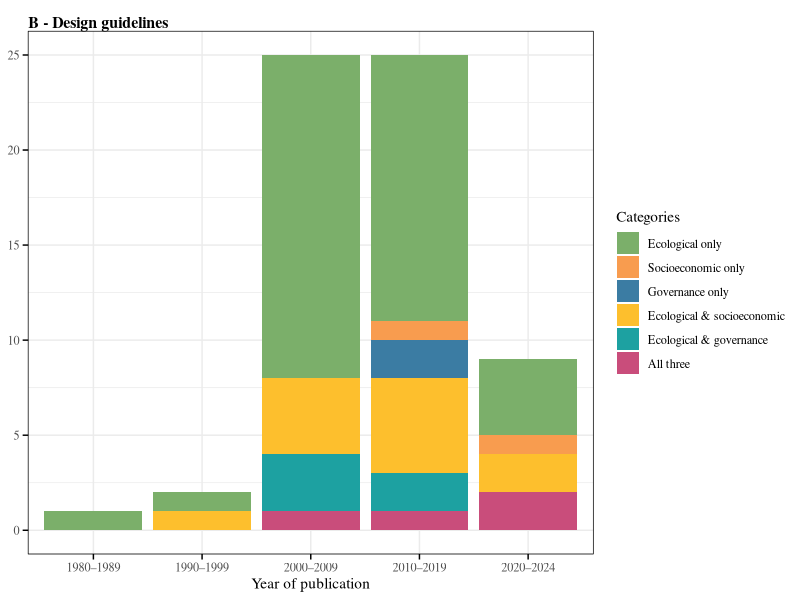
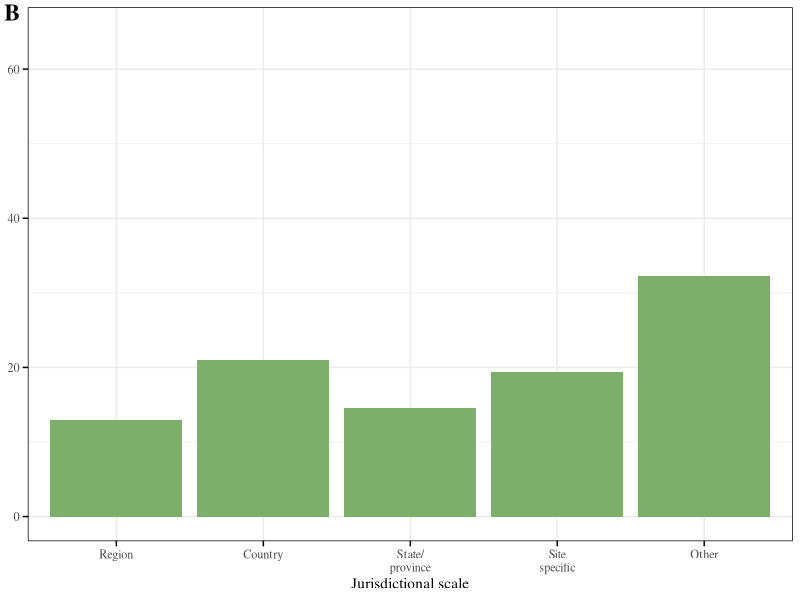
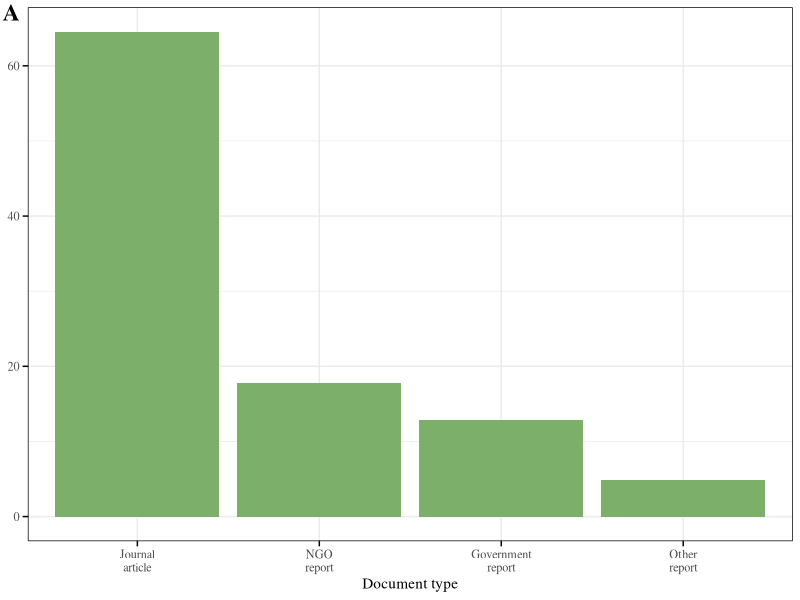
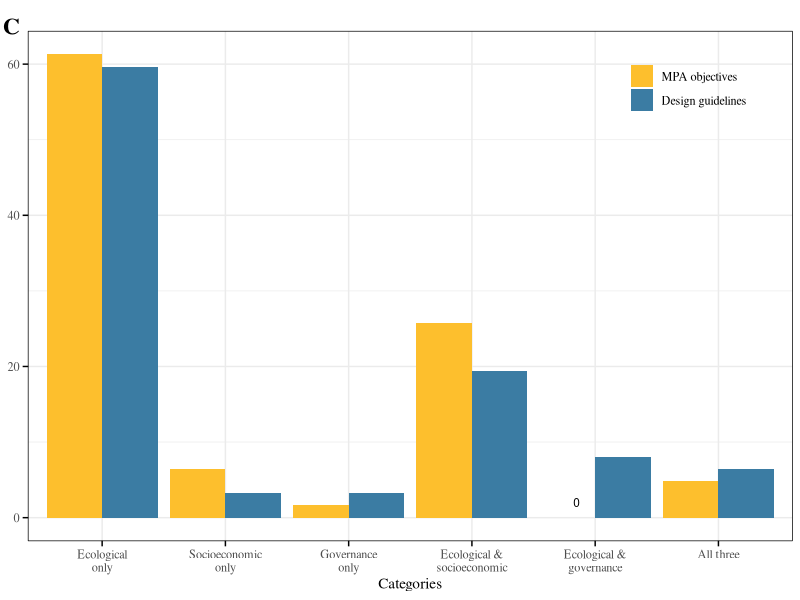
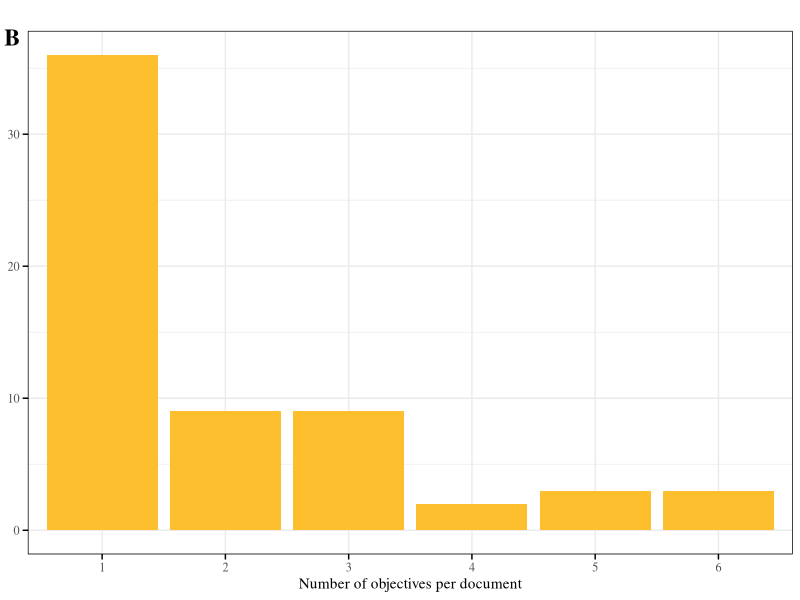
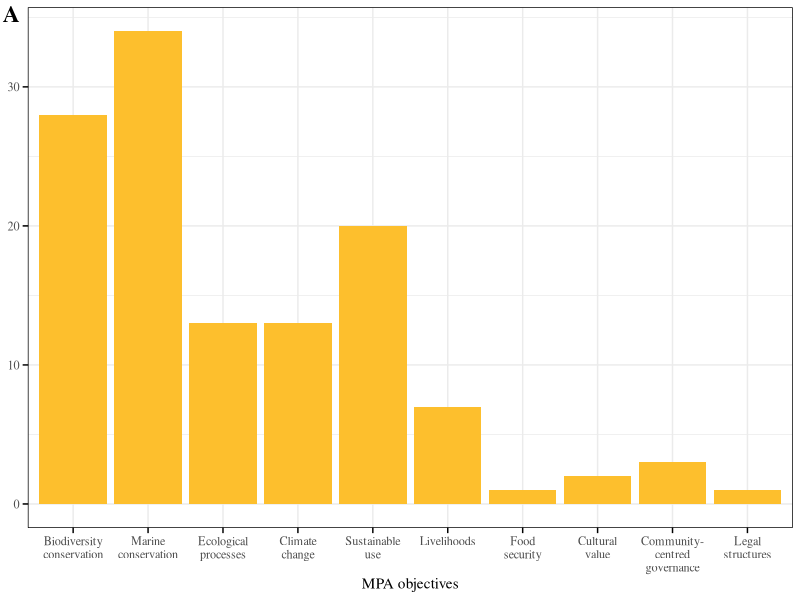
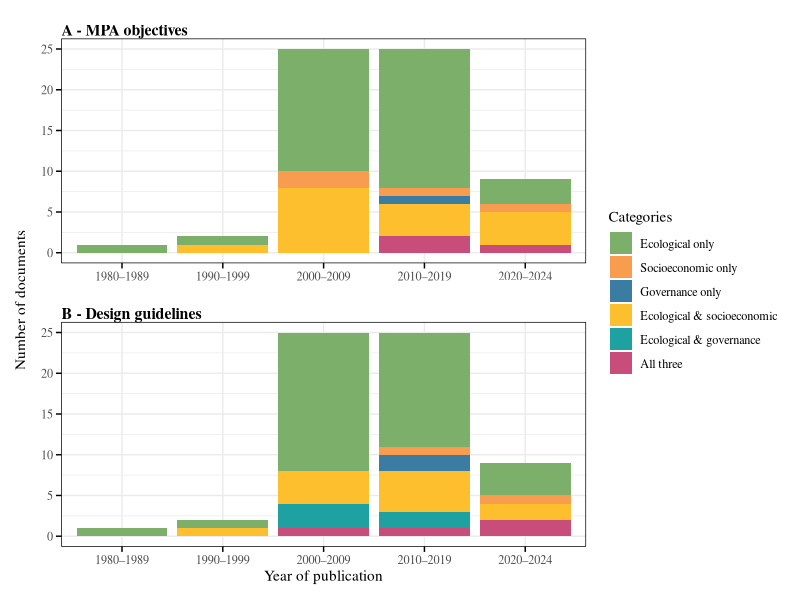
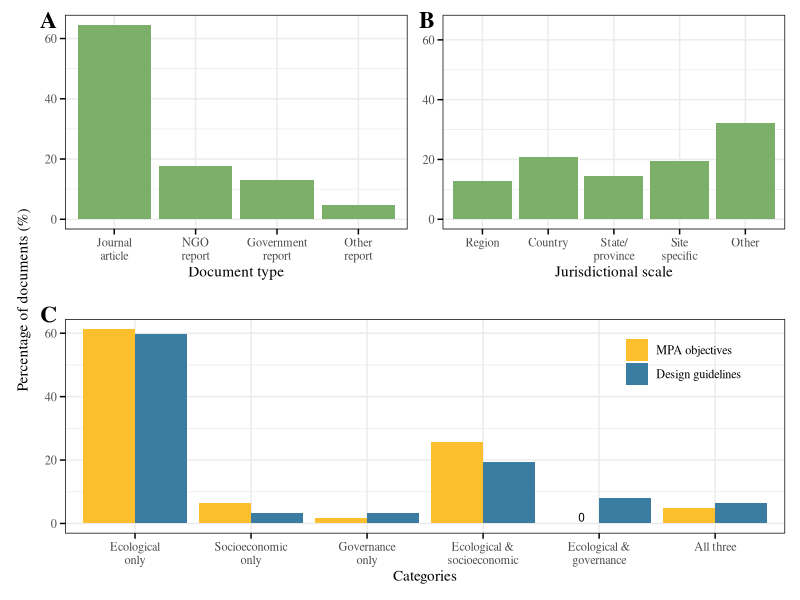

Recreate these plots in R, in order.
## ---- chunk 1
library(readr)
library(ggplot2)
library(grid)
library(dplyr)
library(tidyr)
library(forcats)
library(reshape2)
library(patchwork)
## ---- chunk 2
# dataset with documents profile
profile <- read_csv("../Data/profile.csv")
# dataset percentage for each category for both guidelines and MPA objectives
fig1 <- read_csv("../Data/figure1.csv")
# datasets with MPA objectives
objectives <- read_csv("../Data/objectives.csv")
## ---- chunk 3
# creating a dataset with only year, objectives and guidelines types
year <- profile |> 
  select(Paper_ID, Year_published, Objective_type, Guideline_type)
# setting levels for the objectives and guidelines categories
year <- year |>  
 mutate(Objective_type = factor(Objective_type, levels=c("Ecological only", "Socioeconomic only", "Governance only", "Ecological and socioeconomic", "All three")))
year <- year |> 
  mutate(Guideline_type= factor(Guideline_type, levels=c("Ecological only", "Socioeconomic only", "Governance only", "Ecological and socioeconomic", "Ecological and governance", "All three")),
      Decade = case_when(
      Year_published >= 1980 & Year_published <= 1989 ~ "1980–1989",
      Year_published >= 1990 & Year_published <= 1999 ~ "1990–1999",
      Year_published >= 2000 & Year_published <= 2009 ~ "2000–2009",
      Year_published >= 2010 & Year_published <= 2019 ~ "2010–2019",
      Year_published >= 2020 & Year_published <= 2024 ~ "2020–2024",
      TRUE ~ NA_character_),
      Decade = factor(Decade, levels = c("1980–1989", "1990–1999", "2000–2009", "2010–2019", "2020–2024")))
# Setting factor levels to ensure correct order in the plot
# plot the count by year of publication 
objects <- ggplot(year, aes(x=Decade, fill=Objective_type)) + 
  geom_bar(show.legend=FALSE) + 
  scale_fill_manual(values = c("Ecological only" = "#7BAF6A", "Socioeconomic only" = "#F89C4F", "Governance only" = "#3B7CA3", "Ecological and socioeconomic" = "#FDBF2D", "All three" = "#C94D7B")) +
  theme_minimal(base_family = "Times") + 
  coord_cartesian(clip = "off") +
  theme(
    axis.title = element_blank(),
    axis.ticks.y = element_line(color = "black"),              # y-axis major ticks in black
    axis.ticks.x = element_line(color = "black"),              # x-axis major ticks (keep if needed)
    axis.ticks.length = unit(4, "pt"),                         # make sure ticks are visible
    panel.border = element_rect(colour = "black", fill=NA, linewidth=0.25), # adds a border around the plot 
    plot.title = element_text(family = "Times", face = "bold", size = 12, hjust = 0)) + # aligns the title to the left
  labs(title= "") +
   annotate("text", x=-Inf, y=Inf, label="A - MPA objectives", hjust=0, vjust=-0.3, size=4, fontface="bold", family='serif')
# Rename the categories before plotting
year$Guideline_type <- recode(
  year$Guideline_type,
  "Ecological only" = "Ecological only",
  "Socioeconomic only" = "Socioeconomic only",
  "Governance only" = "Governance only",
  "Ecological and socioeconomic" = "Ecological & socioeconomic", 
  "Ecological and governance" = "Ecological & governance",
  "All three" = "All three")
#plotting percentage fo documents for each guideline categoriy
guides <- ggplot(year, aes(x=Decade, fill=Guideline_type)) + 
  geom_bar() +
  scale_fill_manual(
    name = "Categories",
    values = c("Ecological only" = "#7BAF6A", "Socioeconomic only" = "#F89C4F", "Governance only" = "#3B7CA3", "Ecological & socioeconomic" = "#FDBF2D", "Ecological & governance" ="#1DA1A1","All three" = "#C94D7B")) +
  theme_minimal(base_family = "Times") + 
  coord_cartesian(clip = "off") +
  theme(
    axis.title.y = element_blank(),
    axis.ticks.y = element_line(color = "black"),              # y-axis major ticks in black
    axis.ticks.x = element_line(color = "black"),              # x-axis major ticks (keep if needed)
    axis.ticks.length = unit(4, "pt"),                         # make sure ticks are visible
    panel.border = element_rect(colour = "black", fill=NA, linewidth=0.25), # adds a border around the plot 
    plot.title = element_text(family = "Times", face = "bold", size = 12, hjust = 0)) + # aligning title to the left
  labs(x = "Year of publication", 
       color = "Categories", 
       title = "") +
  annotate("text", x=-Inf, y=Inf, label="B - Design guidelines", hjust=0, vjust=-0.3, size=4, fontface="bold", family='serif')
guides

# Making a vertical annotation for the y axis 
# Create vertical text grob (rotated 90 degrees)
vertical_label <- textGrob(
  "Number of documents", 
  rot = 90, 
  gp = gpar(fontsize = 11, 
            fontfamily = "Times"))
# Wrap the grob as a patchwork element
label_panel <- wrap_elements(full = vertical_label)
# patchwork the plot
png("../Results/temporaltrend.png", width = 2000, height = 1600, res = 300) # save in png format
label_panel + objects/guides + plot_layout(guides = "collect") + plot_layout(widths = c(0.02, 1))
dev.off()
## ---- chunk 4
# creating a dataset with only scale and paper ID
jurisdiction <- profile |> 
  select(Paper_ID, Scale)
# setting levels for jurisdictional scales
jurisdiction <- jurisdiction |> 
  mutate(Scale = factor(Scale, levels = c("Region", "Country", "State/province",  "Location", "Other")))
jurisdiction$Scale <- jurisdiction$Scale |> 
  fct_recode(
    "Region" = "Region",
    "Country" = "Country",
    "State/\nprovince" = "State/province",
    "Site\nspecific" = "Location",
    "Other" = "Other"
  ) |> 
  fct_relevel(
    "Region",
    "Country",
    "State/\nprovince",
    "Site\nspecific", 
    "Other",
  )
# calculating the percentage for each category 
jurisdiction1 <- jurisdiction |> 
  group_by(Scale) |> 
  summarise(
    count = n(),
    percent = (n() /nrow(jurisdiction)) * 100)
# bar plot 
jurisdiction_plot <- 
  ggplot(jurisdiction1, aes(x=Scale, y=percent)) +
  geom_bar(stat = "identity",  position = "dodge", fill="#7BAF6A") +
  theme_minimal(base_family = "Times") + 
  coord_cartesian(clip = "off") +
  scale_y_continuous(limits = c(0, 65)) +
  theme(
    axis.title.y =element_blank(),
    axis.ticks.y = element_line(color = "black"),              # y-axis major ticks in black
    axis.ticks.x = element_line(color = "black"),              # x-axis major ticks (keep if needed)
    axis.ticks.length = unit(4, "pt"),                         # make sure ticks are visible
    panel.border = element_rect(colour = "black", fill=NA, linewidth=0.25)) + # adds a border around the plot 
  labs(x = "Jurisdictional scale") + 
  annotate("text", x=-Inf, y=Inf, label="B", hjust=1.5, vjust=0.8, size=6, fontface="bold", family='serif')
jurisdiction_plot
## ---- chunk 5
# creatign a dataset with only document type and paper ID
docu_type <- profile |> 
  select(Paper_ID, Document_type)
head(docu_type)
#setting levels for the documents levels
docu_type <- docu_type |> 
  mutate(Document_type = factor(Document_type, levels =c("Journal article", "NGO report", "Government report", "Other report")))
docu_type$Document_type <- docu_type$Document_type |> 
  fct_recode(
    "Journal\narticle" = "Journal article",
    "NGO\nreport" = "NGO report",
    "Government\nreport" = "Government report",
    "Other\nreport" = "Other report"
  ) |> 
  fct_relevel(
    "Journal\narticle",
    "NGO\nreport",
    "Government\nreport",
    "Other\nreport"
  )
#calculating the percentage for each document type
docu_type2 <- docu_type |> 
  group_by(Document_type) |> 
  summarise(
    count = n(),
    percent = (n() /nrow(docu_type)) * 100)
#View(docu_type)
# Bar plot
docu_type_plot <- ggplot(docu_type2, aes(x=Document_type, y=percent)) + # plotting the percentage for each document type
  geom_bar(stat = "identity", position = "dodge", fill="#7BAF6A") +
  guides(fill = guide_legend(title = NULL),
         x=guide_axis(minor.ticks= TRUE)) +
  theme_minimal(base_family = "Times") + 
  coord_cartesian(clip = "off") +
  theme(
    axis.title.y = element_blank(),
    axis.ticks.y = element_line(color = "black"),              # y-axis major ticks in black
    axis.ticks.x = element_line(color = "black"),              # x-axis major ticks
    axis.ticks.length = unit(4, "pt"),                         # make sure ticks are visible
    panel.border = element_rect(colour = "black", fill=NA, linewidth=0.25)) + # adds a border around the plot 
  labs(x = "Document type") + 
  annotate("text", x=-Inf, y=Inf, label="A", hjust=1.5, vjust=0.8, size=6, fontface="bold", family='serif')
docu_type_plot
## ---- chunk 6
# Convert to long format for ggplot
fig1 <- fig1|>
  mutate(Category = (levels = c(
    "Ecological only",
    "Socioeconomic only",
    "Governance only",
    "Ecological & socioeconomic",
    "Ecological & governance",
    "All three"
  )))
unique(fig1$Category)
fig1_long <- fig1 |> 
  pivot_longer(cols = c(`MPA objectives`, `Design guidelines`),
               names_to = "Variable",
               values_to = "Percentage")
# wrapping text
fig1_long$Category <- fig1_long$Category |> 
  fct_recode(
    "Ecological\nonly" = "Ecological only",
    "Socioeconomic\nonly" = "Socioeconomic only",
    "Governance\nonly" = "Governance only",
    "Ecological &\nsocioeconomic" = "Ecological & socioeconomic",
    "Ecological &\ngovernance" = "Ecological & governance",
    "All three" = "All three"
  ) |> 
  fct_relevel(
    "Ecological\nonly",
    "Socioeconomic\nonly",
    "Governance\nonly",
    "Ecological &\nsocioeconomic",
    "Ecological &\ngovernance",
    "All three"
  )
#re-ordering variable to make sure that MPA objectives are plotted first
fig1_long$Variable <- factor(fig1_long$Variable, levels = c("MPA objectives", "Design guidelines"))
# Plotting % of records by category and variable
categories <- 
  ggplot(fig1_long, aes(x = Category, y = Percentage, fill = Variable)) +
  geom_bar(stat = "identity", position = "dodge") +
  scale_fill_manual(values = c("MPA objectives" = "#FDBF2D", "Design guidelines" = "#3B7CA3")) +
  guides(fill = guide_legend(title = NULL), 
         x=guide_axis(minor.ticks= TRUE)) +
  labs(x = "Categories", 
       #y = "Percentage of documents (%)", # presentation figure
       title = "  " ) +
  coord_cartesian(clip = "off") +
  #scale_y_continuous(breaks = seq(0, 100, by = 10), minor_breaks = NULL) +
  theme_minimal(base_family = "Times") +
  theme(axis.text.x = element_text(), 
        axis.title.y = element_blank(),
        legend.position = c(0.95, 0.95),        # x, y coordinates (from bottom-left)
        legend.justification = c("right", "top"), # anchor point of the legend box
        legend.background = element_rect(fill = "transparent", color = NA), # making the legend background transparent
        axis.ticks.y = element_line(color = "black"),              # y-axis major ticks in black
        axis.ticks.x = element_line(color = "black"),              # x-axis major ticks (keep if needed)
        axis.ticks.length = unit(4, "pt"),                         # make sure ticks are visible
        panel.border = element_rect(colour = "black", fill=NA, linewidth=0.25)) + # adds a border around the plot 
  annotate("text", x=-Inf, y=Inf, label="C", hjust=1.5, vjust=0.2, size=6, fontface="bold", family='serif') +
  annotate("text", x = 4.85, y = 2, label = "0", size = 3)
#png("../Results/presentation.figure.png", width = 2600, height = 1600, res = 300)
categories
#dev.off()
## ---- chunk 7
# setting up a shared y-axis label
vertical_label1 <- textGrob(
  "Percentage of documents (%)", 
  rot = 90, 
  gp = gpar(fontsize = 11, 
            fontfamily = "Times"))
# Wrap the grob as a patchwork element
label_panel1 <- wrap_elements(full = vertical_label1)
png("../Results/figure1.png", width = 2200, height = 2000, res = 300) # save in png format
label_panel1 + (docu_type_plot + jurisdiction_plot)/categories + plot_layout(widths = c(0.02, 1))
dev.off
## ---- chunk 8
# filtering the data
juris_cat <- profile |> 
  select(Paper_ID, Scale, Guideline_type, Objective_type)
# setting levels for the jurisdictional scales 
juris_cat <- juris_cat |> 
  mutate(Scale = factor(Scale, levels = c("Region", "Country", "State/province",  "Location", "Other")))
juris_cat$Scale <- juris_cat$Scale |> 
  fct_recode(
    "Region" = "Region",
    "Country" = "Country",
    "State/\nprovince" = "State/province",
    "Site\nspecific" = "Location",
    "Other" = "Other"
  ) |> 
  fct_relevel(
    "Region",
    "Country",
    "State/\nprovince",
    "Site\nspecific", 
    "Other",
  )
# preapring the data <- setting levels for guidelines categories
juris_cat1 <- juris_cat |> 
  mutate(Guideline_type = factor(Guideline_type, levels = c("Ecological only", "Socioeconomic only", "Governance only", "Ecological and socioeconomic", "Ecological and governance", "All three")))
# recoding categories names to look neater
juris_cat1$Guideline_type <- recode(
  juris_cat1$Guideline_type,
  "Ecological only" = "Ecological only",
  "Socioeconomic only" = "Socioeconomic only",
  "Governance only" = "Governance only",
  "Ecological and socioeconomic" = "Ecological & socioeconomic", 
  "Ecological and governance" = "Ecological & governance",
  "All three" = "All three")

# plot for different jurisdictional scales color coded by guidelines categories
juris_guide <- ggplot(juris_cat1, aes(x = Scale, fill = Guideline_type)) +
  geom_bar() +
  scale_fill_manual(
    name = "Categories",
    values = c("Ecological only" = "#7BAF6A", "Socioeconomic only" = "#F89C4F", "Governance only" = "#3B7CA3", "Ecological & socioeconomic" = "#FDBF2D", "Ecological & governance" ="#1DA1A1","All three" = "#C94D7B")) +
  theme_minimal(base_family = "Times") + 
  coord_cartesian(clip = "off") +
  theme(
    axis.title.y = element_blank(),
    axis.ticks.y = element_line(color = "black"),              # y-axis major ticks in black
    axis.ticks.x = element_line(color = "black"),              # x-axis major ticks (keep if needed)
    axis.ticks.length = unit(4, "pt"),                         # make sure ticks are visible
    panel.border = element_rect(colour = "black", fill=NA, linewidth=0.25)) + # adds a border around the plot 
  labs(x = "Jurisdictional scale", 
       color = "Categories") + 
  annotate("text", x=-Inf, y=Inf, label="B - Design guidelines", hjust=0, vjust=-0.3, size=4, fontface="bold", family='serif')

# doing the same for objectives categories <- in case I want to include this in the supplementary materials
juris_cat2<- juris_cat |> 
  mutate(Objective_type = factor(Objective_type, levels=c("Ecological only", "Socioeconomic only", "Governance only", "Ecological and socioeconomic", "Ecological and governance", "All three")))
# recoding categories names to look neater
juris_cat2$Objective_type <- recode(
  juris_cat2$Objective_type,
  "Ecological only" = "Ecological only",
  "Socioeconomic only" = "Socioeconomic only",
  "Governance only" = "Governance only",
  "Ecological and socioeconomic" = "Ecological & socioeconomic", 
  "Ecological and governance" = "Ecological & governance",
  "All three" = "All three")

# plot for different jurisdictional scales color coded by guidelines categories
juris_obj <- ggplot(juris_cat2, aes(x = Scale, fill = Objective_type)) +
  geom_bar(show.legend=FALSE) +
  scale_fill_manual(
    name = "Categories",
    values = c("Ecological only" = "#7BAF6A", "Socioeconomic only" = "#F89C4F", "Governance only" = "#3B7CA3", "Ecological & socioeconomic" = "#FDBF2D", "Ecological & governance" ="#1DA1A1","All three" = "#C94D7B")) +
  theme_minimal(base_family = "Times") + 
  coord_cartesian(clip = "off") +
  theme(
    axis.title.y = element_blank(),
    axis.ticks.y = element_line(color = "black"),              # y-axis major ticks in black
    axis.ticks.x = element_line(color = "black"),              # x-axis major ticks (keep if needed)
    axis.ticks.length = unit(4, "pt"),                         # make sure ticks are visible
    panel.border = element_rect(colour = "black", fill=NA, linewidth=0.25)) +  # adds a border around the plot 
  labs(x="") + 
   annotate("text", x=-Inf, y=Inf, label="A - MPA objectives", hjust=0, vjust=-0.3, size=4, fontface="bold", family='serif')
## ---- chunk 9
# Making a vertical annotation for the y axis 
# Create vertical text grob (rotated 90 degrees)
vertical_label2 <- textGrob(
  "Number of documents", 
  rot = 90, 
  gp = gpar(fontsize = 11, 
            fontfamily = "Times"))
# Wrap the grob as a patchwork element
label_panel2 <- wrap_elements(full = vertical_label2)
# patchwork the plots 
png("../Results/juriscat.png", width = 2200, height = 2000, res = 300) # save in png format
label_panel2 + (juris_obj/juris_guide) +  plot_layout(guides = "collect") + plot_layout(widths = c(0.02, 1))
dev.off()
## ---- chunk 10
# preparing the data for frequency plot 
frequency <- profile |> 
  select(Paper_ID, Objectives_number, Objective_type) |> 
  mutate(Objectives_number = factor(Objectives_number))
# plotting the frequency of MPA objectives
frequency_plot <- 
  ggplot(frequency, aes(x = Objectives_number)) +
  geom_bar(fill="#FDBF2D") + 
  theme_minimal(base_family = "Times") + 
  coord_cartesian(clip = "off") +
  theme(
    axis.title.y = element_blank(),
    axis.ticks = element_line(color = "black"), 
    axis.ticks.length = unit(4, "pt"),              
    panel.border = element_rect(colour = "black", fill=NA, linewidth=0.25)) +
  labs(x = "Number of objectives per document", 
       title = " ") + 
  annotate("text", x=-Inf, y=Inf, label="B", hjust=1.5, vjust=0.9, size=6, fontface="bold", family='serif')
frequency_plot
## ---- chunk 11
# preparing the data 
objectives <- objectives |> 
  mutate(Objective = factor(Objective, level = c(
    "Biodiversity conservation", 
    "Marine conservation", 
    "Ecological processes",
    "Climate change", 
    "Sustainable use", 
    "Livelihoods", 
    "Food security",
    "Cultural value", 
    "Community-centred governance", 
    "Legal structure")))
objectives$Objective <- objectives$Objective |> 
  fct_recode(
    "Biodiversity\nconservation" = "Biodiversity conservation",
    "Marine\nconservation" = "Marine conservation",
    "Ecological\nprocesses" = "Ecological processes",
    "Climate\nchange" = "Climate change", 
    "Sustainable\nuse" = "Sustainable use",
    "Livelihoods" = "Livelihoods",
    "Food\nsecurity" = "Food security",
    "Cultural\nvalue" = "Cultural value",
    "Community-\ncentred\ngovernance" = "Community-centred governance",
    "Legal\nstructures" = "Legal structure") |> 
  fct_relevel(
    "Biodiversity\nconservation", 
    "Marine\nconservation", 
    "Ecological\nprocesses",
    "Climate\nchange", 
    "Sustainable\nuse", 
    "Livelihoods", 
    "Food\nsecurity",
    "Cultural\nvalue", 
    "Community-\ncentred\ngovernance", 
    "Legal\nstructures")
# plot objectives 
objectives_plot <-
  ggplot(objectives, aes(x = Objective)) +
  geom_bar(fill = "#FDBF2D") +
  theme_minimal(base_family = "Times") +
  coord_cartesian(clip = "off") +
  theme(
    axis.title.y = element_blank(),
    axis.ticks = element_line(color = "black"),
    axis.ticks.length = unit(4, "pt"),     
    panel.border = element_rect(colour = "black", fill=NA, linewidth=0.25)) +
  labs(x = "MPA objectives") +
    annotate("text", x=-Inf, y=Inf, label="A", hjust=1.5, vjust=0.9, size=6, fontface="bold", family='serif')
objectives_plot
## ---- chunk 12
# setting up a common y axis label 
vertical_label4 <- textGrob(
  "Number of documents", 
  rot = 90, 
  gp = gpar(fontsize = 11, 
            fontfamily = "Times"))
# Wrap the grob as a patchwork element
label_panel4 <- wrap_elements(full = vertical_label4)
# patchworking the plots
png("../Results/Figure_S2.png", width = 2200, height = 2000, res = 300) # save in png format
label_panel2 + (objectives_plot/frequency_plot) +  plot_layout(guides = "collect") + plot_layout(widths = c(0.02, 1))
dev.off()
## ---- chunk 13
# setting levels 
profile_geo <- profile |> 
  mutate(Geography = factor(Geography, level = c(
    "Africa", 
    "Asia", 
    "Australia/Oceania",
    "Europe", 
    "North America", 
    "South America", 
    "Not Applicable/Other")))
# wrapping text
profile_geo$Geography <- profile_geo$Geography |> 
  fct_recode(
    "Africa" = "Africa",
    "Asia" = "Asia",
    "Australia/\nOceania" = "Australia/Oceania",
    "Europe" = "Europe", 
    "North\nAmerica" = "North America",
    "South\nAmerica" = "South America",
    "Not applicable/\nother" = "Not Applicable/Other") |> 
  fct_relevel(
    "Africa", 
    "Asia", 
    "Australia/\nOceania",
    "Europe", 
    "North\nAmerica", 
    "South\nAmerica", 
    "Not applicable/\nother")
# producing plot
geography <- 
  ggplot(profile_geo, aes(x = Geography)) +
  geom_bar(fill="#4A97A0") + 
  theme_minimal(base_family = "Times") + 
  coord_cartesian(clip = "off") +
  theme(
    axis.ticks = element_line(color = "black"), 
    axis.ticks.length = unit(4, "pt"),              
    panel.border = element_rect(colour = "black", fill=NA, linewidth=0.25)) +
  labs(x = "Documents geography", 
       y = " Number of documents")
# exporting the plot 
png("../Results/geography.png", width = 2300, height = 1600, res = 300)
geography
dev.off()

